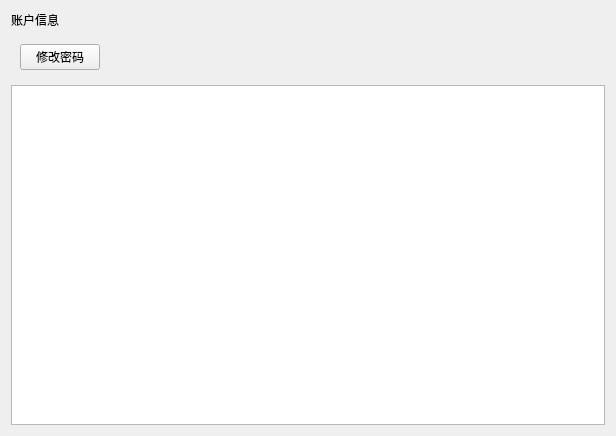
<?xml version="1.0" encoding="UTF-8"?>
<ui version="4.0">
 <class>Cell_AccountManager</class>
 <widget class="QWidget" name="Cell_AccountManager">
  <property name="geometry">
   <rect>
    <x>0</x>
    <y>0</y>
    <width>616</width>
    <height>436</height>
   </rect>
  </property>
  <property name="windowTitle">
   <string>Form</string>
  </property>
  <property name="name" stdset="0">
   <string>bg</string>
  </property>
  <layout class="QGridLayout" name="gridLayout_2">
   <item row="0" column="0">
    <widget class="QLabel" name="title">
     <property name="text">
      <string>账户信息</string>
     </property>
     <property name="name" stdset="0">
      <string>title</string>
     </property>
    </widget>
   </item>
   <item row="1" column="0">
    <widget class="QWidget" name="widget" native="true">
     <layout class="QGridLayout" name="gridLayout">
      <item row="0" column="1">
       <spacer name="horizontalSpacer">
        <property name="orientation">
         <enum>Qt::Horizontal</enum>
        </property>
        <property name="sizeHint" stdset="0">
         <size>
          <width>76</width>
          <height>20</height>
         </size>
        </property>
       </spacer>
      </item>
      <item row="0" column="0">
       <widget class="QPushButton" name="pushButton">
        <property name="text">
         <string>修改密码</string>
        </property>
        <property name="name" stdset="0">
         <string>btn</string>
        </property>
       </widget>
      </item>
     </layout>
    </widget>
   </item>
   <item row="2" column="0">
    <widget class="QTableView" name="tableView">
     <property name="name" stdset="0">
      <string>table</string>
     </property>
    </widget>
   </item>
  </layout>
 </widget>
 <resources/>
 <connections/>
</ui>
